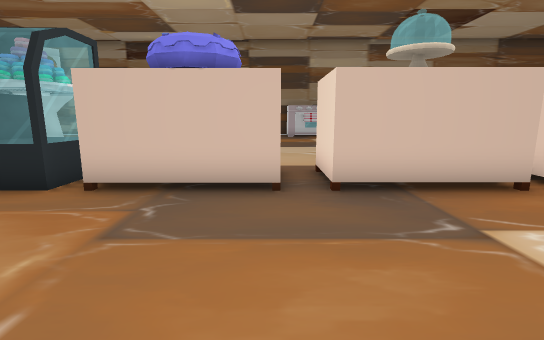
View 1 (above)

21 first-person views from a walk through a 3-D level made in the Unity game engine. The camera is 1.3 m above the floor, tilts 10° down and sees 85° across. The floor is counted in squares, 1 m on a side. Each view is taken from the middle of a square. On the plan, view 1 faces up. The plan holds only what a view shows up to about 14 squares ahead; the rest is blank. The place goes on beyond the plan. The player is left out. Some surface patterns are stand-ins.

View 2
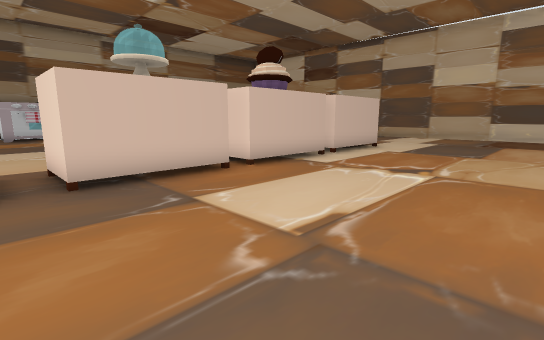

View 3
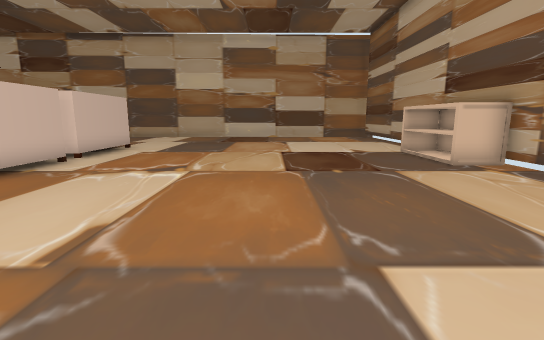

View 4
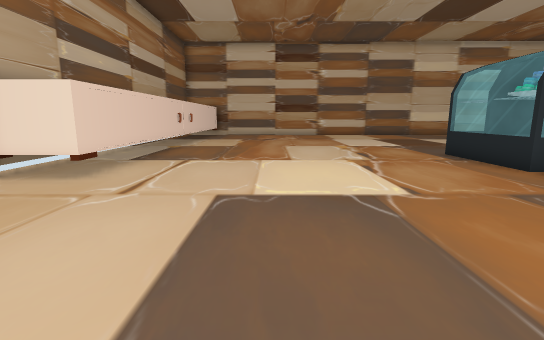

View 5
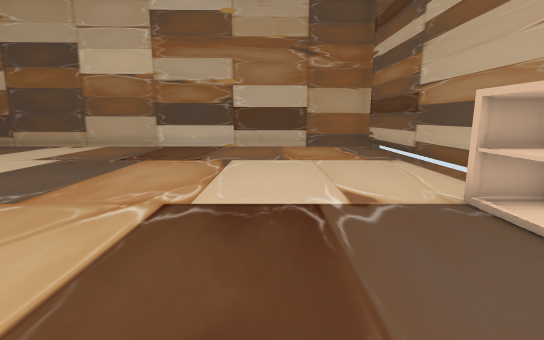

View 6
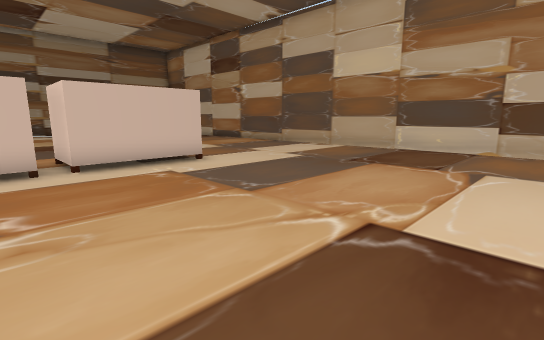

View 7
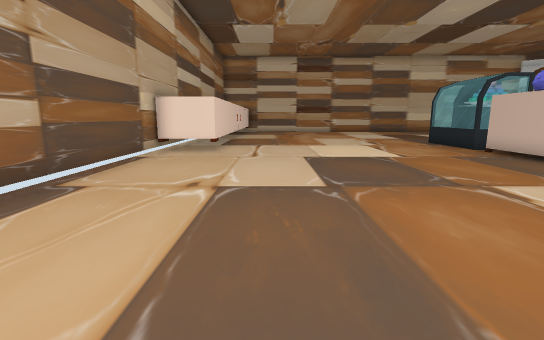

View 8
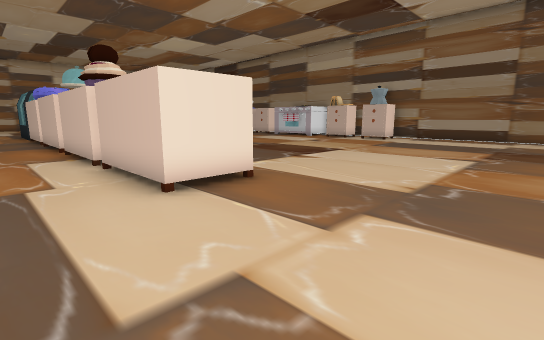

View 9
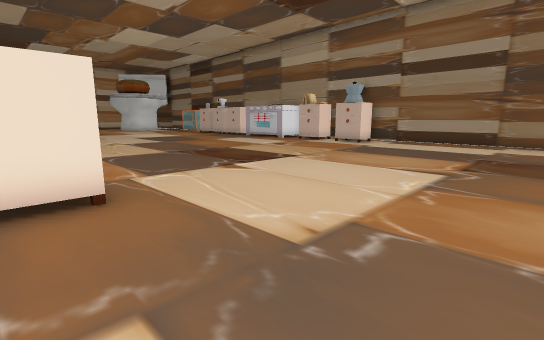

View 10
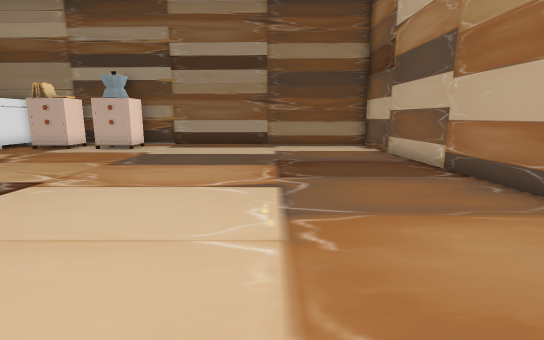

View 11
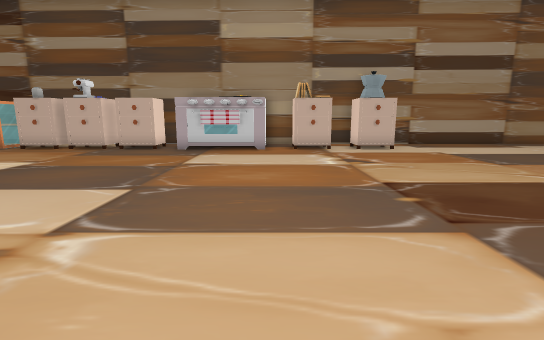

View 12
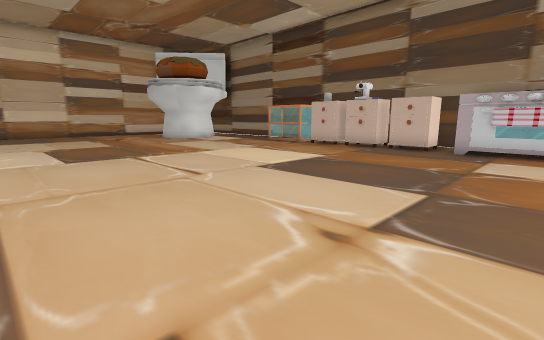

View 13
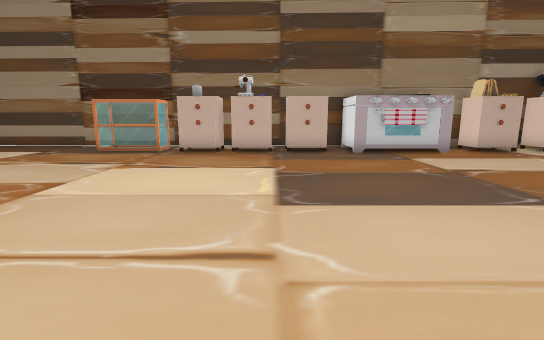

View 14
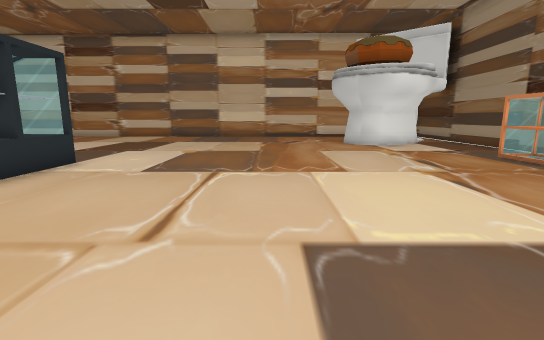

View 15
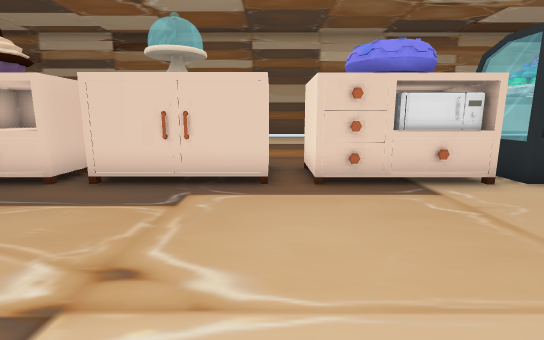

View 16
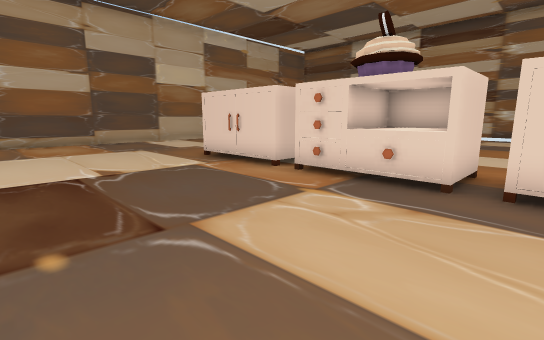

View 17
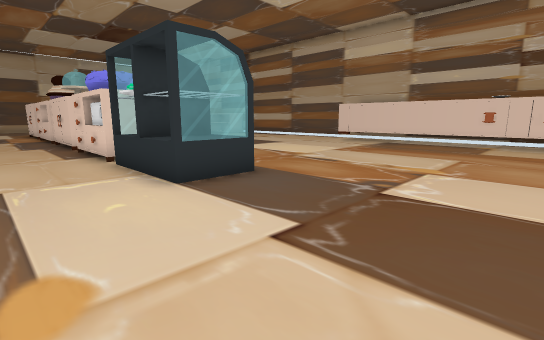

View 18
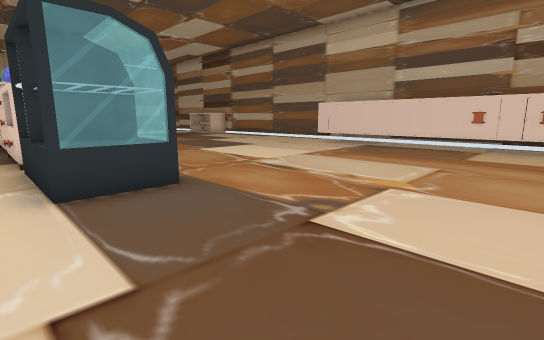

View 19
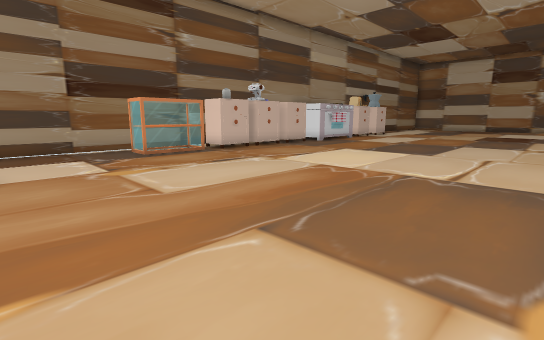

View 20
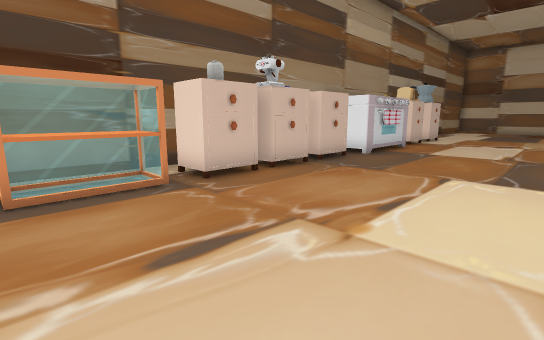

View 21
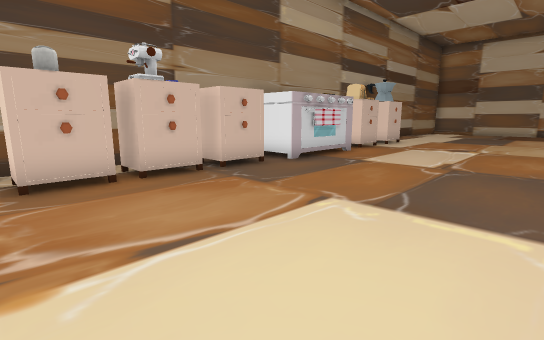

### Floor plan
Points are (right, up) in squares from view 1. A wall is a line through its corners. A room is listed if a view was taken in it or the views show most of it. See-through windows are left out.
Room 1 (views 1, 2, 3, 4, 5, 6, 7, 8, 9, 10, 11, 12, 13, 14, 15, 16, 17, 18, 19, 20, 21)
walls: (6.9, -7.4) (7.5, -7.4); (-3.2, 22.4) (-13.6, 22.7); (13.5, -7.4) (20.6, -7.4); (-6, -7.4) (3.2, -7.4); (-12.5, -5.2) (-3.3, -5.2) (-3.3, -7.4); (20.9, -7.6) (20.3, 21.8) (4.7, 22.2)
objects: other object (-9, 21) to (-7, 22); fridge (-7, 5) to (-4, 7); cupboard (-6, 21) to (-4, 22); cupboard (-4, 21) to (-2, 22); cupboard (-3, 5) to (0, 7); other object (-3, 7) to (-1, 7); cupboard (-1, 21) to (0, 22); cupboard (1, 5) to (4, 7); stove (1, 20) to (5, 22); cupboard (5, 5) to (9, 7); cupboard (6, 21) to (7, 21); other object (8, -7) to (11, -6); cupboard (9, 21) to (10, 21); cupboard (10, 5) to (13, 7)

Positions as (right, up) in squares from view 1, and headings:
1: (0, 0), facing up
2: (0, -1), facing up-right
3: (0, -1), facing right
4: (3, -1), facing left
5: (7, -3), facing right
6: (8, -3), facing up-right
7: (8, -3), facing left
8: (18, 3), facing up-left
9: (18, 6), facing up-left
10: (16, 8), facing up
11: (5, 8), facing up
12: (4, 8), facing up-left
13: (-2, 9), facing up
14: (1, 13), facing left
15: (1, 13), facing down
16: (4, 13), facing down-right
17: (-13, 10), facing down-right
18: (-13, 8), facing down-right
19: (-13, 10), facing up-right
20: (-9, 15), facing up-right
21: (-6, 14), facing up-right
